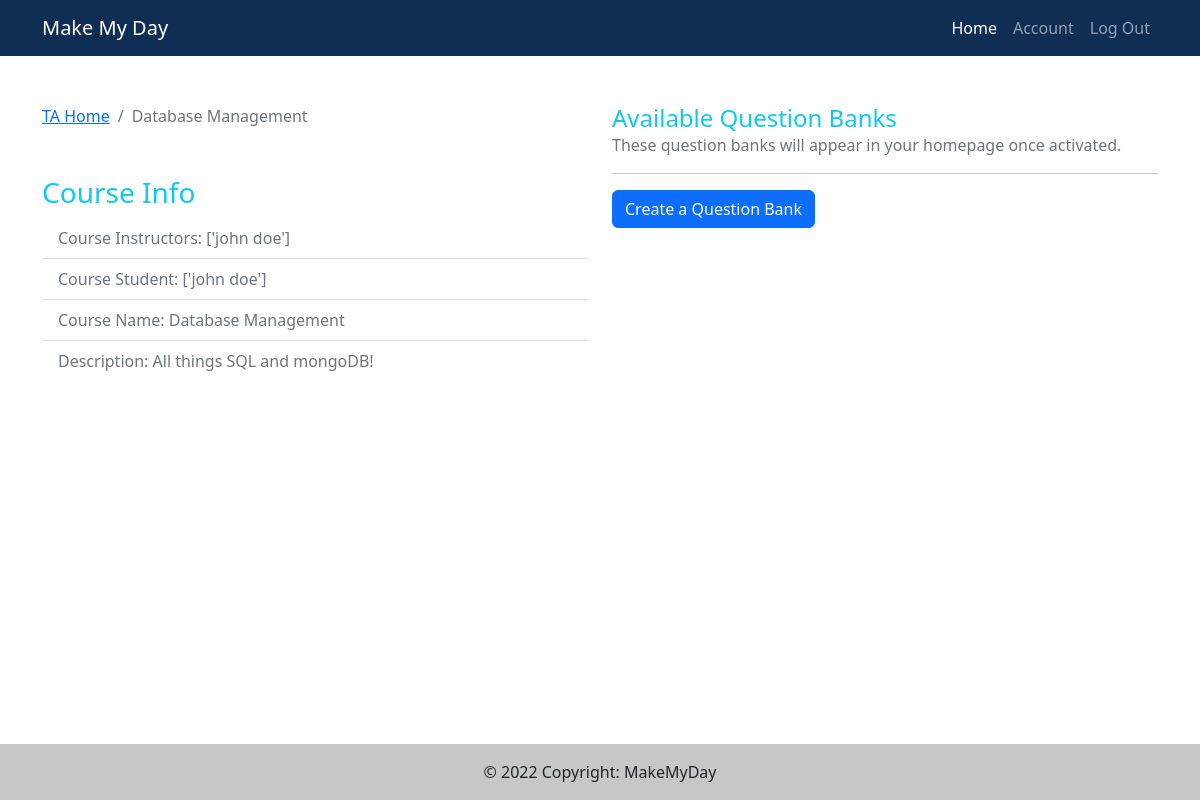
Page /course/3/ (signed in) on the committed database.
### main/models.py (models this page shows, shortened)
class Course(models.Model):
    instructors = models.ManyToManyField(Instructor, related_name="instructors")
    students = models.ManyToManyField(Student, related_name="students")
    course_id = models.BigAutoField(primary_key=True, db_column="course_id")
    course_name = models.CharField(max_length=255)
    description = models.TextField(default="")
    access_code = models.CharField(max_length=100, default="", blank=True)
    year = models.PositiveIntegerField(default=timezone.now().year, validators=[MinValueValidator(1900), max_value_current_year])
    SPRING = "SPRING"
    SUMMER = "SUMMER" # this means once every two days
    FALL = "FALL"
    CHOICES = (
        (SPRING, "Spring"),
        (SUMMER, "Summer"),
        (FALL, "Fall"),
    )
    semester = models.CharField(choices = CHOICES, default=SUMMER, max_length=120)
    def retrieveQuestionBanks(self):
        closed_qbs = self.question_bank_set.filter(
            end_date__lte=timezone.now())
        open_qbs = self.question_bank_set.filter(
            start_date__lte=timezone.now(),
            end_date__gte=timezone.now())
        upcoming_qbs = self.question_bank_set.filter(
            start_date__gte=timezone.now())
        return [closed_qbs, open_qbs, upcoming_qbs]

### course/views.py (the view)
# urls.py: path('<int:pk>/', courseViews.each_courses, name='each_courses'),
@login_required
def each_courses(request, pk):
    each_one = Course.objects.get(pk=pk)
    instructors = []
    for ins in list(each_one.instructors.all()):
        name = ins.user_profile.user.first_name + " " + ins.user_profile.user.last_name
        instructors.append(name)
    students = []
    for stu in list(each_one.students.all()):
        name = stu.user_profile.user.first_name + " " + stu.user_profile.user.last_name
        students.append(name)
    [closed_qbs, open_qbs, upcoming_qbs] = each_one.retrieveQuestionBanks()
    return render(request, 'course/course_info.html',
    {'each_one': each_one,
    'instructors': instructors,
    'students': students,
    'open_qbs': open_qbs,
    'upcoming_qbs': upcoming_qbs})

### course/templates/course/course_info.html (shortened to what this page needs)
{% extends 'main/base.html' %}
{% load static %}
{% load humanize %}
{% block content %}
<div class="container">
    <div class="row mb-5 fields mt-5">
        <div class="col-md-6">
            <section id="bc">
                <nav aria-label="breadcrumb">
                    <ol class="breadcrumb">
                        <li class="breadcrumb-item">
                            {% if request.user.userprofile.student_id == "" and request.user.userprofile.instructor_id != "" %}
                            <a href="{% url 'main:home' %}">Instructor Home</a>
                            {% elif request.user.userprofile.instructor_id == "" and request.user.userprofile.student_id != "" %}
                            <a href="{% url 'main:home' %}">Student Home</a>
                            {% else %}
                            <a href="{% url 'main:home' %}">TA Home</a>
                            {% endif %}
                        </li>
                        <li class="breadcrumb-item active" aria-current="page">
                            {{each_one.course_name}}
                        </li>
                    </ol>
                </nav>
            </section>
                        <ul class="list-group list-group-flush mt-5">
                            <h3 class="text-info">Course Info</h3>
                            <li class="list-group-item text-secondary">
                                Course Instructors:
                                <span class="float-right">{{instructors}}</span>
                            </li>
                            <li class="list-group-item text-secondary">
                                Course Student:
                                <span class="float-right">{{students}}</span>
                            </li>
                            <li class="list-group-item text-secondary">
                                Course Name:
                                <span class="float-right"
                                    >{{each_one.course_name}}</span
                                >
                            </li>
                            <li class="list-group-item text-secondary">
                                Description:
                                <span class="float-right"
                                    >{{each_one.description}}
                                </span>
                            </li>
                        </ul>
                        <div class="pt-4">
                        </div>
        </div>
		<div class="col-md-6">
			<h4 class="text-info mb-0">Available Question Banks</h4>
            <p class="text-muted mb-3">These question banks will appear in your homepage once activated.</p>
			<hr>
            <a class="btn btn-primary btn" href="question-banks/create-qb">
                Create a Question Bank
             </a>
		</div>
    </div>
</div>
{% endblock %}

### rows in the picture
Course: course_name "Database Management", description "All things SQL and mongoDB!"

### other values in the picture
{{ instructors }} "['john doe']"
{{ students }} "['john doe']"
